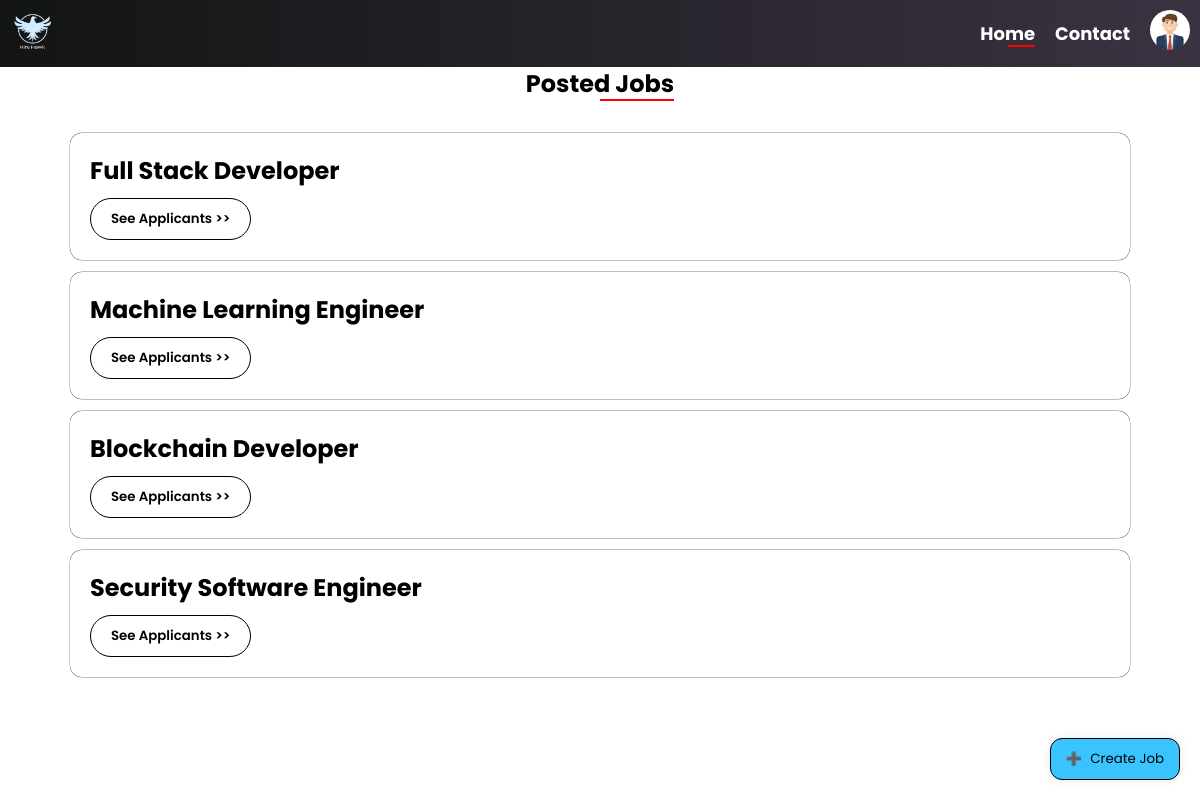
/admindash/ (signed in), run on an earlier commit of the app's database.
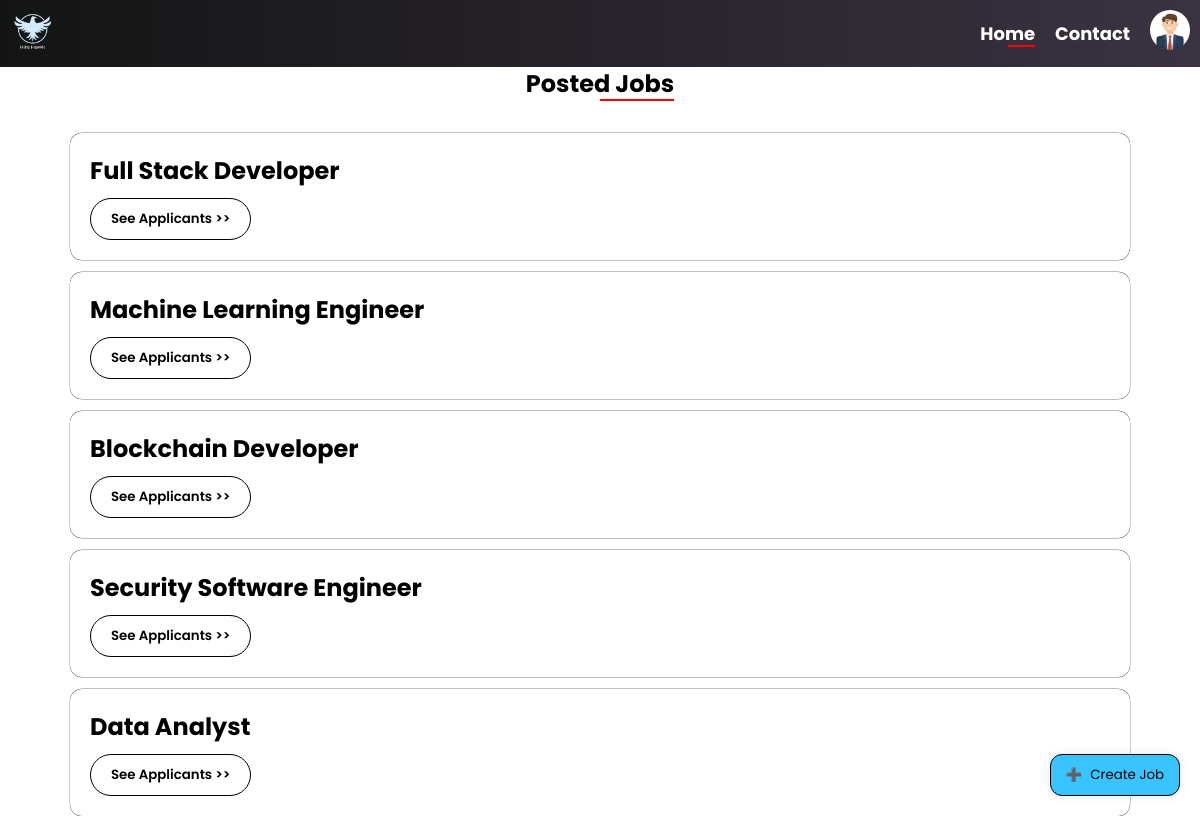
And on a later commit of the database.
### resume_manager/models.py (models this page shows, shortened)
class Job_description(models.Model):
    title = models.CharField(max_length = 255)
    brief_stat = models.CharField(max_length = 255 ,null = True)
    responsibility = models.TextField()
    requirement = models.TextField()
    salary = models.CharField(max_length = 100)
    created_at = models.DateTimeField(auto_now_add= True , null = True)

### resume_manager/views.py (the view)
# urls.py: path("admindash/", views.admin_all_jobs, name= "admin_dashboard"),
def admin_all_jobs(request):
    if request.user.is_superuser:
        all_jobs = Job_description.objects.all()
        messages_data = messages.get_messages(request)
        return render(request,'Recruiter/RecDashboard/RecDashboard.html',{'jobs': all_jobs,'messages': messages_data})
    else:
        return redirect('login')

### resume_manager/emailbackend.py (called while the page is built)
    def get_user(self, user_id):
        UserModel = get_user_model()
        try:
            return UserModel.objects.get(pk=user_id)
        except UserModel.DoesNotExist:
            return None

### templates/Recruiter/RecDashboard/RecDashboard.html (shortened to what this page needs)
<!DOCTYPE html>
{% load static %}
<html lang="en">
<head>
</head>
<body>
  <nav>
    <div class="logo">
      <img src="{% static "image/HireHawkLogo.png"%}" alt="Logo">
    </div>
    <ul>
      <li><a href="{% url 'admin_dashboard' %}" class="thispage">Home</a></li>
      <li><a href="{% url 'contactus' %}">Contact</a></li>
      <li class="nav-item profile" id="profileImage" onclick="showPopup()">
        <img src="{% static "image/profile-image.jpg" %}" alt="Profile Avatar">
      </li>
    </ul>
  </nav>
  <div class="postedJobTitle">
    <h2>Posted Jobs</h2>
  </div>
  {% for job in jobs %}
  <div class="content">
    <div class="text-content">
      <h2>{{job.title}}</h2>
    </div>
    <form method="post" action={% url 'admin_job_desc' %}>
      <button class="seeApplicantButton">
        See Applicants >>
      </button>
  </div>
  {% endfor %}
  <button onclick='location.href="{% url "job_create" %}" ' class="floating-button" id="floatingButton">
      <span class="icon">
        ➕
      </span>
      <span class="text">Create Job</span>
  </button>
</body>
</html>

What changed in the data, as far as the page shows it:
added Job_description: title "Data Analyst"
